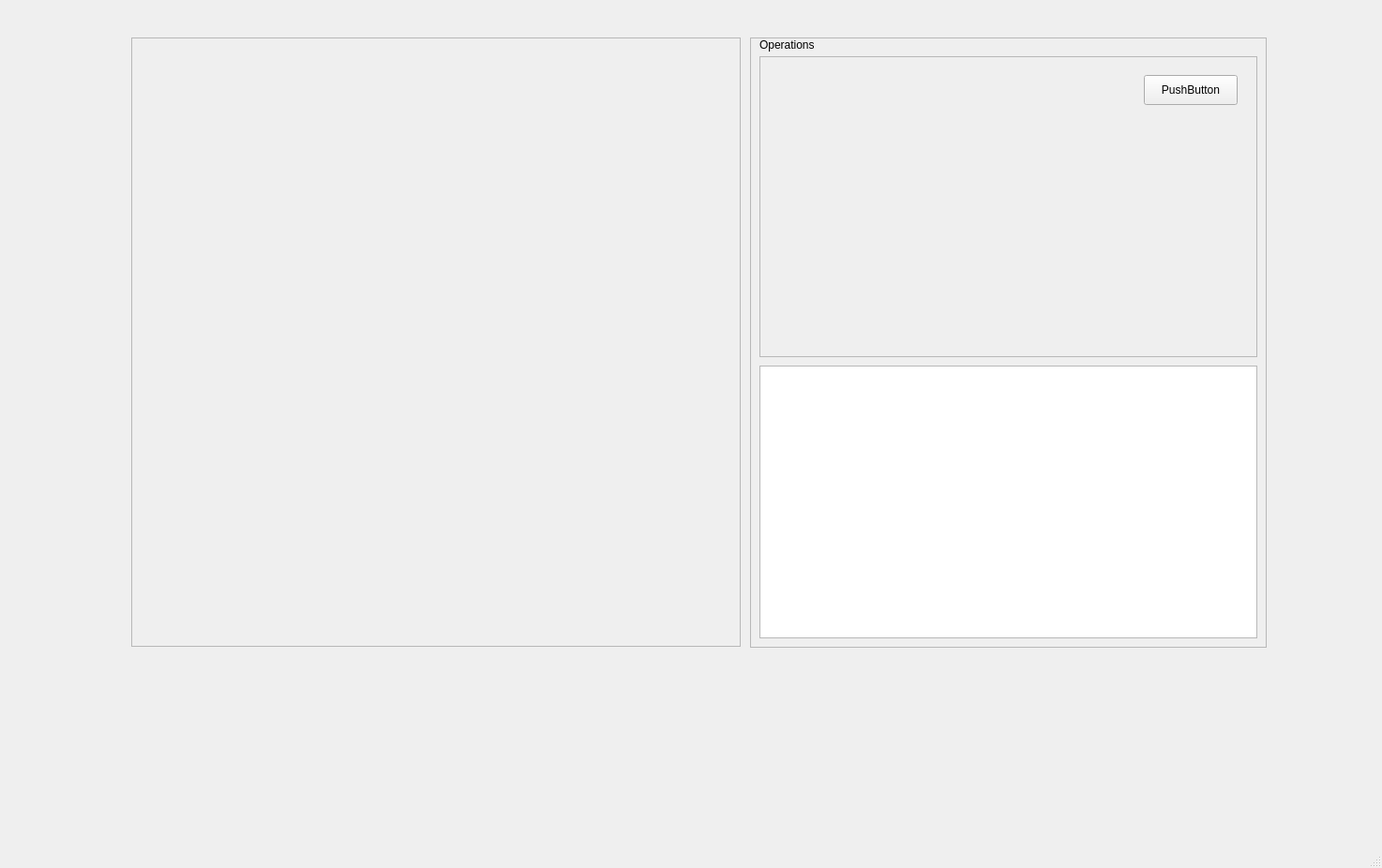
<?xml version="1.0" encoding="UTF-8"?>
<ui version="4.0">
 <class>MainWindow</class>
 <widget class="QMainWindow" name="MainWindow">
  <property name="geometry">
   <rect>
    <x>0</x>
    <y>0</y>
    <width>1474</width>
    <height>926</height>
   </rect>
  </property>
  <property name="windowTitle">
   <string>MainWindow</string>
  </property>
  <widget class="QWidget" name="centralwidget">
   <widget class="QFrame" name="frame_3">
    <property name="geometry">
     <rect>
      <x>140</x>
      <y>40</y>
      <width>650</width>
      <height>650</height>
     </rect>
    </property>
    <property name="frameShape">
     <enum>QFrame::Shape::StyledPanel</enum>
    </property>
    <property name="frameShadow">
     <enum>QFrame::Shadow::Raised</enum>
    </property>
   </widget>
   <widget class="QFrame" name="frame_2">
    <property name="geometry">
     <rect>
      <x>800</x>
      <y>40</y>
      <width>551</width>
      <height>651</height>
     </rect>
    </property>
    <property name="frameShape">
     <enum>QFrame::Shape::StyledPanel</enum>
    </property>
    <property name="frameShadow">
     <enum>QFrame::Shadow::Raised</enum>
    </property>
    <widget class="QFrame" name="frame">
     <property name="geometry">
      <rect>
       <x>10</x>
       <y>20</y>
       <width>531</width>
       <height>321</height>
      </rect>
     </property>
     <property name="frameShape">
      <enum>QFrame::Shape::StyledPanel</enum>
     </property>
     <property name="frameShadow">
      <enum>QFrame::Shadow::Raised</enum>
     </property>
     <widget class="QPushButton" name="pushButton">
      <property name="geometry">
       <rect>
        <x>410</x>
        <y>20</y>
        <width>100</width>
        <height>32</height>
       </rect>
      </property>
      <property name="text">
       <string>PushButton</string>
      </property>
     </widget>
    </widget>
    <widget class="QPlainTextEdit" name="plainTextEdit">
     <property name="geometry">
      <rect>
       <x>10</x>
       <y>350</y>
       <width>531</width>
       <height>291</height>
      </rect>
     </property>
    </widget>
    <widget class="QLabel" name="label">
     <property name="geometry">
      <rect>
       <x>10</x>
       <y>0</y>
       <width>71</width>
       <height>16</height>
      </rect>
     </property>
     <property name="text">
      <string>Operations</string>
     </property>
    </widget>
   </widget>
  </widget>
  <widget class="QMenuBar" name="menubar">
   <property name="geometry">
    <rect>
     <x>0</x>
     <y>0</y>
     <width>1474</width>
     <height>30</height>
    </rect>
   </property>
  </widget>
  <widget class="QStatusBar" name="statusbar"/>
 </widget>
 <resources/>
 <connections/>
</ui>
